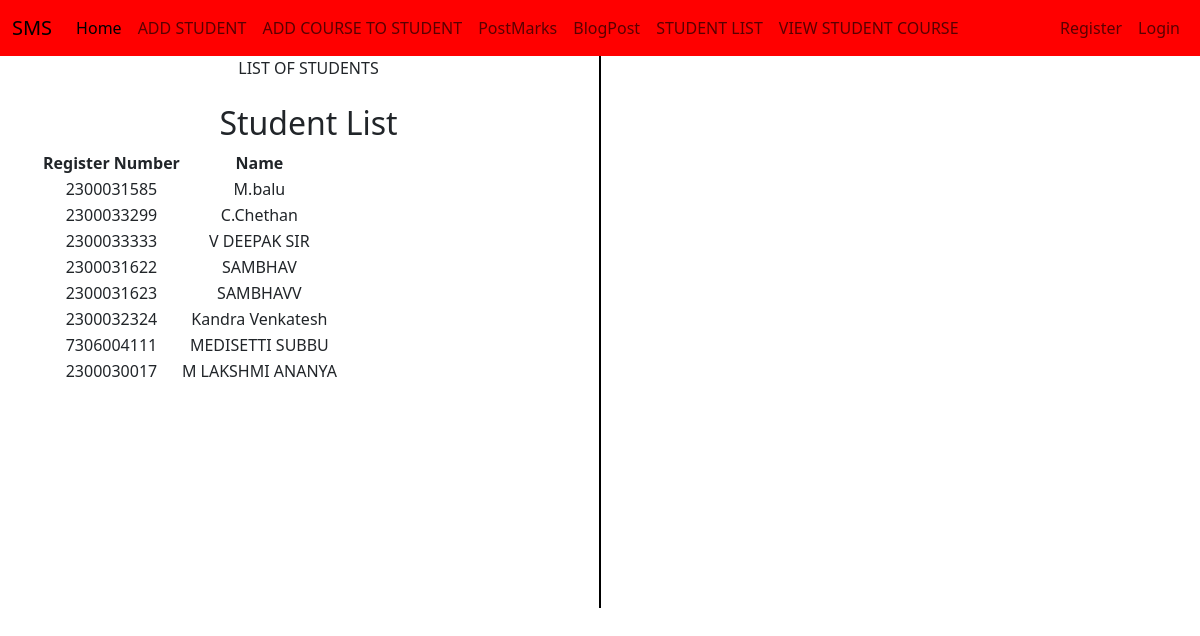
The page /student_list/ on the database its author committed.
### adminapp/models.py (models this page shows, shortened)
class StudentList(models.Model):
    Register_Number = models.CharField(max_length=20, unique=True)
    Name = models.CharField(max_length=100)
    user = models.OneToOneField(User, on_delete=models.CASCADE, null=True)

### adminapp/views.py (the view)
# urls.py: path('student_list/',views.student_list,name='student_list'),
def student_list(request):
        students = StudentList.objects.all()
        return render(request, 'adminapp/student_list.html', {'students': students})

### templates/adminapp/student_list.html (shortened to what this page needs)
{% extends 'Navbar/FacultyNavbar.html' %}
{% load static %}
{% block body %}
<div class="container text-center">
  <div class="row">
    <div class="col">
      LIST OF STUDENTS
        <br><br>
            <h2>Student List</h2>
<table>
    <tr>
        <th>Register Number</th>
        <th>Name</th>
    </tr>
    {% for student in students %}
    <tr>
        <td>{{ student.Register_Number }}</td>
        <td>{{ student.Name }}</td>
    </tr>
    {% endfor %}
</table>
    </div>
      <br><br><br><br><br><br><br><br><br><br><br><br><br><br><br><br>
      <br><br><br><br><br><br><br>
       <div class="col-auto d-flex align-items-center">
      <div style="border-left: 2px solid black; height: 100%;"></div>
    </div>
    <div class="col">
        <br><br>
    </div>
  </div>
</div>
{% endblock %}

### templates/Navbar/FacultyNavbar.html (shortened to what this page needs)
<!DOCTYPE html>
<html lang="en">
<head>
    <link href="https://cdn.jsdelivr.net/npm/bootstrap@5.3.3/dist/css/bootstrap.min.css" rel="stylesheet">
</head>
<body>
<nav class="navbar navbar-expand-lg navbar-red">
  <div class="container-fluid">
    <a class="navbar-brand" href="{% url 'projecthomepage' %}">SMS</a>
    <div class="collapse navbar-collapse" id="navbarNavDropdown">
      <ul class="navbar-nav">
        <li class="nav-item">
          <a class="nav-link active" aria-current="page" href="#">Home</a>
        </li>
        <li class="nav-item">
          <a class="nav-link" href="{% url 'add_student' %}">ADD STUDENT</a>
        </li>
                  <li class="nav-item">
          <a class="nav-link" href="{% url 'facultyapp:add_course' %}">ADD COURSE TO STUDENT</a>
        </li>
                    <li class="nav-item">
          <a class="nav-link" href="{% url 'facultyapp:post_marks' %}">PostMarks</a>
        </li>
          <li class="nav-item">
          <a class="nav-link" href="{% url 'facultyapp:add_blog' %}">BlogPost</a>
        </li>
        <li class="nav-item">
          <a class="nav-link" href="{% url 'student_list' %}">STUDENT LIST</a>
                  <li class="nav-item">
          <a class="nav-link" href="{% url 'facultyapp:view_student_list' %}"> VIEW STUDENT COURSE</a>
      </ul>
      <ul  class="navbar-nav ms-auto">
<li>
        {% if user.is_authenticated %}
        <li class="nav-item">
        <span class="nav-link">Welcome, {{ user.username }}</span>
    </li>
          <li class="nav-item">
          <a class="nav-link" href="{% url 'logout' %}">Logout</a>
          </li>
        {% else %}
                <li class="nav-item">
          <a class="nav-link" href="{% url 'UserRegisterPageCall' %}">Register</a>
        </li>
          <li class="nav-item">
          <a class="nav-link" href="{% url 'UserLoginPageCall' %}">Login</a>
        </li>
        {% endif %}
 </li>
      </ul>
    </div>
  </div>
</nav>
{% block body %}
{% endblock %}
</body>
</html>

### templates/Navbar/FacultyNavbar.html (style rules this page uses)
.navbar-red { background-color:Red !important; }

### rows shown on the page
StudentList: Register_Number "2300031585", Name "M.balu"
StudentList: Register_Number "2300033299", Name "C.Chethan"
StudentList: Register_Number "2300033333", Name "V DEEPAK SIR"
StudentList: Register_Number "2300031622", Name "SAMBHAV"
StudentList: Register_Number "2300031623", Name "SAMBHAVV"
StudentList: Register_Number "2300032324", Name "Kandra Venkatesh"
StudentList: Register_Number "7306004111", Name "MEDISETTI SUBBU"
StudentList: Register_Number "2300030017", Name "M LAKSHMI ANANYA"
